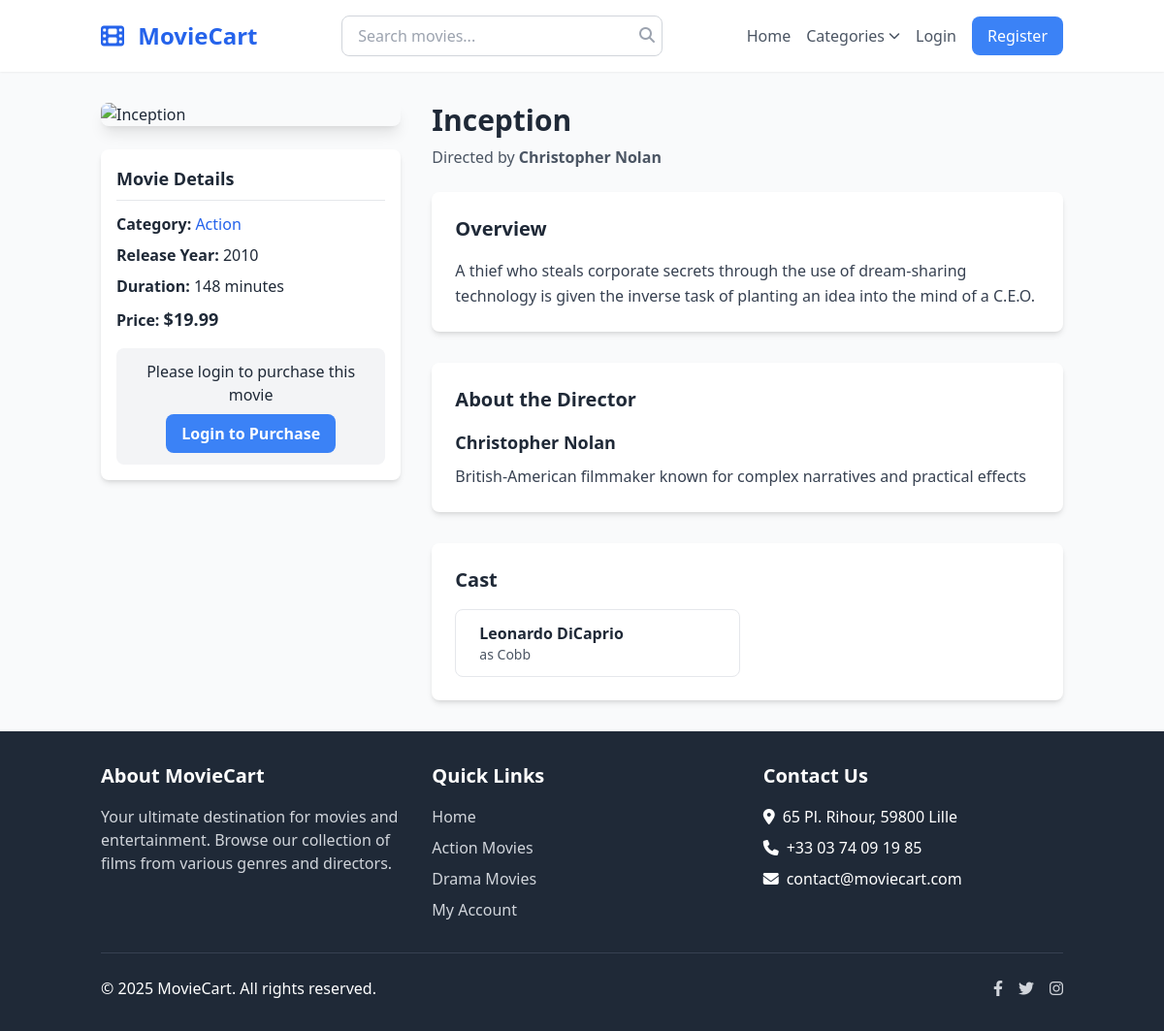
/public/movie.php?id=1, run on the app's committed database.
### tables this page shows
CREATE TABLE IF NOT EXISTS movies (
    id INT PRIMARY KEY AUTO_INCREMENT,
    title VARCHAR(255) NOT NULL,
    description TEXT,
    release_year INT,
    duration INT,
    price DECIMAL(10,2) NOT NULL,
    poster_path VARCHAR(255),
    director_id INT,
    category_id INT,
    created_at TIMESTAMP DEFAULT CURRENT_TIMESTAMP,
    updated_at TIMESTAMP DEFAULT CURRENT_TIMESTAMP ON UPDATE CURRENT_TIMESTAMP,
    FOREIGN KEY (director_id) REFERENCES directors(id) ON DELETE SET NULL,
    FOREIGN KEY (category_id) REFERENCES categories(id) ON DELETE SET NULL
);

CREATE TABLE IF NOT EXISTS categories (
    id INT PRIMARY KEY AUTO_INCREMENT,
    name VARCHAR(50) NOT NULL,
    slug VARCHAR(50) UNIQUE NOT NULL,
    description TEXT,
    created_at TIMESTAMP DEFAULT CURRENT_TIMESTAMP
);

CREATE TABLE IF NOT EXISTS directors (
    id INT PRIMARY KEY AUTO_INCREMENT,
    name VARCHAR(100) NOT NULL,
    biography TEXT,
    created_at TIMESTAMP DEFAULT CURRENT_TIMESTAMP
);

CREATE TABLE IF NOT EXISTS movie_actors (
    movie_id INT,
    actor_id INT,
    role VARCHAR(100),
    PRIMARY KEY (movie_id, actor_id),
    FOREIGN KEY (movie_id) REFERENCES movies(id) ON DELETE CASCADE,
    FOREIGN KEY (actor_id) REFERENCES actors(id) ON DELETE CASCADE
);

CREATE TABLE IF NOT EXISTS actors (
    id INT PRIMARY KEY AUTO_INCREMENT,
    name VARCHAR(100) NOT NULL,
    biography TEXT,
    created_at TIMESTAMP DEFAULT CURRENT_TIMESTAMP
);

### src/config/database.php (called while the page is built, shortened)
<?php
require_once __DIR__ . '/config.php';
function getDb() {
    static $pdo = null;
    if ($pdo === null) {
        try {
            $dsn = "mysql:host=" . DB_HOST . ";dbname=" . DB_NAME . ";charset=utf8mb4";
            $options = [
                PDO::ATTR_ERRMODE => PDO::ERRMODE_EXCEPTION,
                PDO::ATTR_DEFAULT_FETCH_MODE => PDO::FETCH_ASSOC,
                PDO::ATTR_EMULATE_PREPARES => false,
            ];
            $pdo = new PDO($dsn, DB_USER, DB_PASS, $options);
        } catch (PDOException $e) {
            error_log("Database Connection Error: " . $e->getMessage());
            die("Could not connect to the database. Please try again later.");
        }
    }
    return $pdo;
}
function query($sql, $params = []) {
    $db = getDb();
    $stmt = $db->prepare($sql);
    $stmt->execute($params);
    return $stmt;
}
function fetchOne($sql, $params = []) {
    $stmt = query($sql, $params);
    return $stmt->fetch();
}
function fetchAll($sql, $params = []) {
    $stmt = query($sql, $params);
    return $stmt->fetchAll();
}

### src/config/config.php (called while the page is built, shortened)
<?php
function isLoggedIn() {
    return isset($_SESSION['user_id']);
}
function sanitizeOutput($string) {
    return htmlspecialchars($string, ENT_QUOTES, 'UTF-8');
}

### public/movie.php (the view, shortened to what this page needs)
<?php
require_once __DIR__ . '/../src/config/config.php';
require_once __DIR__ . '/../src/config/database.php';
$movieId = filter_input(INPUT_GET, 'id', FILTER_VALIDATE_INT);
$movie = fetchOne(
    "SELECT m.*, d.name as director_name, d.biography as director_biography,
            c.name as category_name, c.slug as category_slug
     FROM movies m
     LEFT JOIN directors d ON m.director_id = d.id
     LEFT JOIN categories c ON m.category_id = c.id
     WHERE m.id = ?",
    [$movieId]
);
$actors = fetchAll(
    "SELECT a.*, ma.role
     FROM actors a
     JOIN movie_actors ma ON a.id = ma.actor_id
     WHERE ma.movie_id = ?
     ORDER BY a.name",
    [$movieId]
);
?>
<div class="grid grid-cols-1 md:grid-cols-3 gap-8">
    <div class="md:col-span-1">
        <img src="<?= SITE_URL ?>/uploads/posters/<?= $movie['poster_path'] ?? 'default.jpg' ?>"
             alt="<?= sanitizeOutput($movie['title']) ?>"
             class="w-full rounded-lg shadow-lg">
        <div class="mt-6 bg-white p-4 rounded-lg shadow-md">
            <h3 class="text-lg font-semibold border-b pb-2 mb-3">Movie Details</h3>
            <ul class="space-y-2">
                <li><strong>Category:</strong>
                    <a href="<?= SITE_URL ?>/categories/<?= $movie['category_slug'] ?>.php" class="text-blue-600 hover:underline">
                        <?= sanitizeOutput($movie['category_name']) ?>
                    </a>
                </li>
                <li><strong>Release Year:</strong> <?= $movie['release_year'] ?></li>
                <li><strong>Duration:</strong> <?= $movie['duration'] ?> minutes</li>
                <li><strong>Price:</strong> <span class="text-lg font-bold">$<?= number_format($movie['price'], 2) ?></span></li>
            </ul>
            <?php if (isLoggedIn()): ?>
                <form action="<?= SITE_URL ?>/cart.php" method="POST" class="mt-4">
                    <input type="hidden" name="csrf_token" value="<?= generateCSRFToken() ?>">
                    <input type="hidden" name="action" value="add">
                    <input type="hidden" name="movie_id" value="<?= $movie['id'] ?>">
                    <button type="submit" class="w-full bg-blue-500 hover:bg-blue-600 text-white py-3 px-4 rounded-lg font-semibold flex items-center justify-center">
                        <i class="fas fa-cart-plus mr-2"></i> Add to Cart
                    </button>
                </form>
            <?php else: ?>
                <div class="mt-4 bg-gray-100 p-3 rounded-lg text-center">
                    <p class="mb-2">Please login to purchase this movie</p>
                    <a href="<?= SITE_URL ?>/login.php" class="inline-block bg-blue-500 hover:bg-blue-600 text-white py-2 px-4 rounded-lg font-semibold">
                        Login to Purchase
                    </a>
                </div>
            <?php endif; ?>
        </div>
    </div>
    <div class="md:col-span-2">
        <h1 class="text-3xl font-bold mb-2"><?= sanitizeOutput($movie['title']) ?></h1>
        <p class="text-gray-600 mb-6">
            Directed by <strong><?= sanitizeOutput($movie['director_name']) ?></strong>
        </p>
        <div class="bg-white p-6 rounded-lg shadow-md mb-8">
            <h2 class="text-xl font-semibold mb-4">Overview</h2>
            <p class="text-gray-700 leading-relaxed">
                <?= nl2br(sanitizeOutput($movie['description'])) ?>
            </p>
        </div>
        <div class="bg-white p-6 rounded-lg shadow-md mb-8">
            <h2 class="text-xl font-semibold mb-4">About the Director</h2>
            <h3 class="font-semibold text-lg"><?= sanitizeOutput($movie['director_name']) ?></h3>
            <p class="text-gray-700 mt-2 leading-relaxed">
                <?= nl2br(sanitizeOutput($movie['director_biography'])) ?>
            </p>
        </div>
        <div class="bg-white p-6 rounded-lg shadow-md">
            <h2 class="text-xl font-semibold mb-4">Cast</h2>
            <?php if (empty($actors)): ?>
                <p class="text-gray-500">No cast information available.</p>
            <?php else: ?>
                <div class="grid grid-cols-1 md:grid-cols-2 gap-4">
                    <?php foreach ($actors as $actor): ?>
                        <div class="flex items-start p-3 border rounded-lg">
                            <div class="ml-3">
                                <h4 class="font-semibold"><?= sanitizeOutput($actor['name']) ?></h4>
                                <p class="text-gray-600 text-sm">as <?= sanitizeOutput($actor['role']) ?></p>
                            </div>
                        </div>
                    <?php endforeach; ?>
                </div>
            <?php endif; ?>
        </div>
    </div>
</div>
<?php
require_once __DIR__ . '/../src/views/layouts/main.php';
?>

### src/views/layouts/main.php (style rules this page uses)
body { font-family: 'Segoe UI', Tahoma, Geneva, Verdana, sans-serif; background-color: #f9fafb; color: #1f2937; }

### data on the page
movies: category.name "Action", release_year "2010", duration "148", price "19.99", title "Inception", director.name "Christopher Nolan", description "A thief who steals corporate secrets through the use of dream-sharing technology is given the inverse task of planting an idea into the mind of a C.E.O.", director.biography "British-American filmmaker known for complex narratives and practical effects"
movie_actors: actor.name "Leonardo DiCaprio", role "Cobb"

### other printed values
SITE_NAME "MovieCart"
